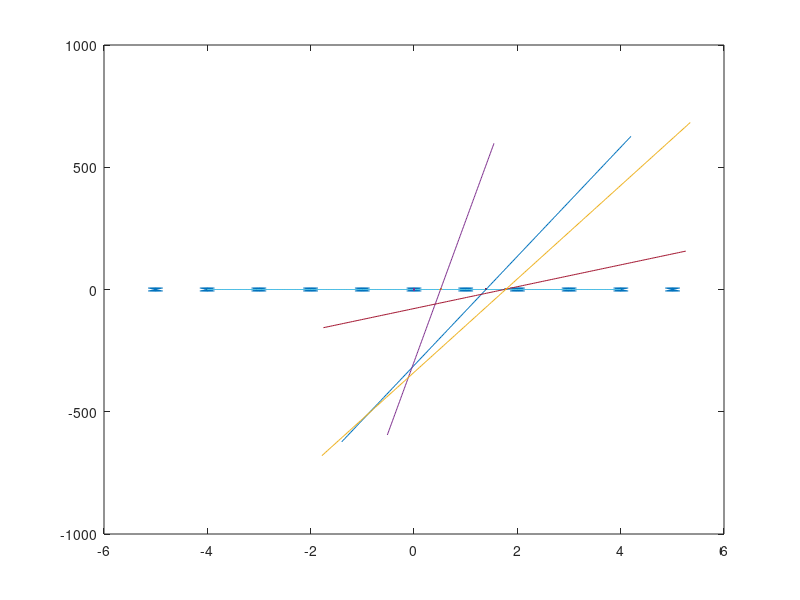

The MATLAB source for this figure:

x = -5:1:5;
y = -5:1:5;

[xg,yg] = meshgrid(x,y);

dxg = 2*xg;
dyg = 400*yg;

quiver(xg, yg, dxg, dyg, 1)
M=2;
x = -4:0.05:4;
y1 = sqrt(16-x.^2)/200;
y2 = -sqrt(16-x.^2)/200;
hold on
plot(x,y1)
plot(x,y2)
for i=1:4
px = 2*rand();
py = 2*rand();

plot(px,py,'.');
k = -1:0.01:1;
pxl = px - k*2*px;
pyl = py - k*400*py;
plot(pxl,pyl)
plot(0,0,'.')
end
